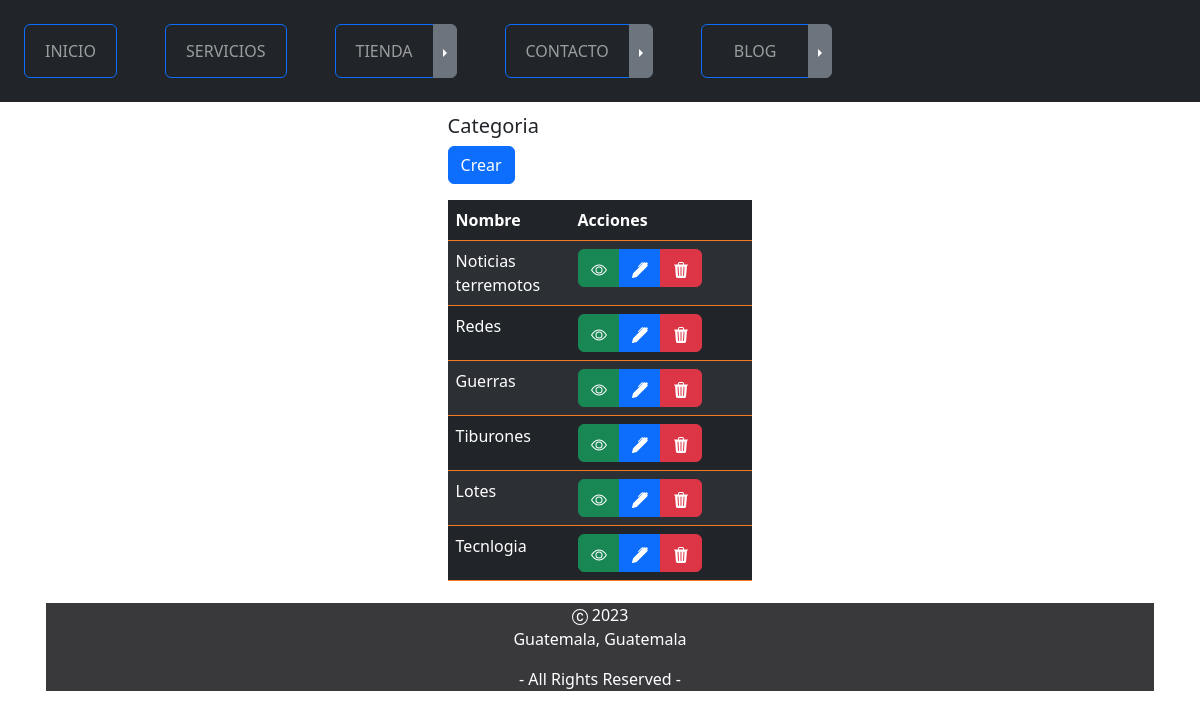
Screenshot of /blogs/categoria with the database file from the repository.
### blogs/models.py (models this page shows, shortened)
class Categoria(models.Model):
    nombre = models.CharField(max_length=50)
    created = models.DateTimeField(auto_now_add=True)
    updated = models.DateTimeField(auto_now=True)
    class Meta:
        verbose_name = 'categoria'
        verbose_name_plural = 'categorias'
        db_table = 'demo_categoria'

### blogs/views.py (the view)
# urls.py: path('categoria', CategoriaListado.as_view(
class CategoriaListado(ListView):
    model = Categoria

### blogs/templates/blogs/categoria/index.html (shortened to what this page needs)
{% extends "master.html" %}
{% load static %}
{% block content %}
    <link rel="stylesheet"
          type="text/css"
          href="{% static 'ProyectoWebApp/css/style.css' %}"/>
    <div class="container mt-2 w-50">
        <div class="d-flex align-items-center justify-content-center">
            <div class="table-responsive">
                <div class="container">
                    <h5>Categoria</h5>
                    <div align="left" class="btn_crear mb-3">
                        <a href="categoria/crear" type="button" class="btn btn-primary">Crear</a>
                    </div>
                    <table class="table table-striped table-hover table-dark border-color-custom1">
                        <thead class="thead-dark">
                            <tr>
                                <th scope="col" width="40%">Nombre</th>
                                <th>Acciones</th>
                            </tr>
                        </thead>
                        <tbody class="border-color-custom1">
                            {% for categoria in object_list  %}
                                <tr>
                                    <td>{{ categoria.nombre }}</td>
                                    <td>
                                        <form method="post" action="{% url 'eliminarContacto' categoria.id %}">
                                            <div class="btn-group">
                                                <a href="categoria/detalles/{{ categoria.id }}"
                                                   title="Ver"
                                                   type="button"
                                                   class="btn btn-success">
                                                </a>
                                                <a href="categoria/editar/{{ categoria.id }}"
                                                   title="Editar"
                                                   type="button"
                                                   class="btn btn-primary">
                                                </a>
                                                <button class="btn btn-danger" onclick="return categoriaeliminar();" type="submit">
                                                </button>
                                            </div>
                                        </form>
                                    </td>
                                </tr>
                            {% endfor %}
                        </tbody>
                    </table>
                </div>
            </div>
        </div>
    </div>
{% endblock %}

### ProyectoWebApp/static/ProyectoWebApp/css/style.css (style rules this page uses)
.border-color-custom1 { border-color: #f37a27 !important; }
.container { padding: 2px 16px; }

### rows the page displays
Categoria: nombre "Noticias terremotos"
Categoria: nombre "Redes"
Categoria: nombre "Guerras"
Categoria: nombre "Tiburones"
Categoria: nombre "Lotes"
Categoria: nombre "Tecnlogia"
